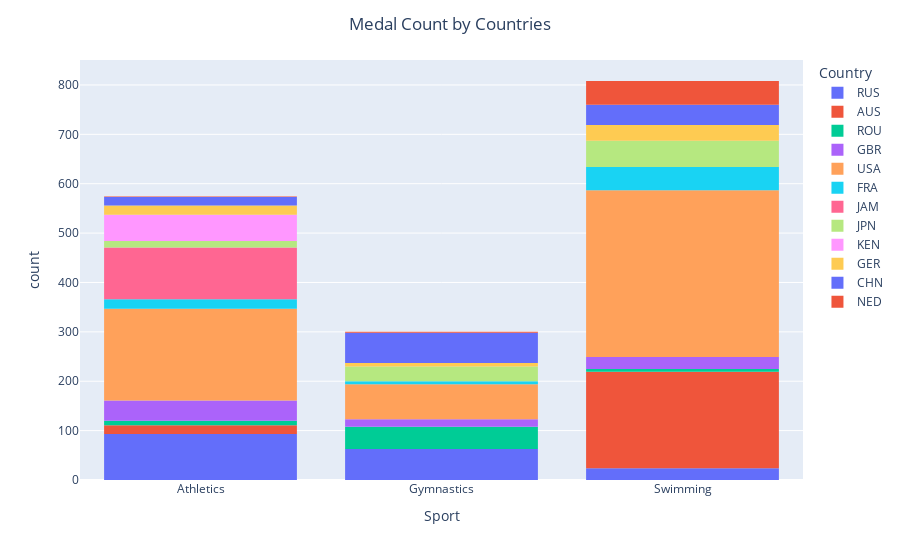

Here is the notebook cell this chart was saved with:
### Code cell
fig = px.histogram(sport_medal, sport_medal['Sport'], color = 'Country').update_yaxes(categoryorder='total descending')
fig.update_layout(title="Medal Count by Countries", title_x = .5)

### Figure 1 — Plotly figure (JSON) as saved in the notebook; plotly's stock layout.template omitted (floating-point values rounded to 4 significant figures; data arrays with more than 128 entries replaced by an {"elided": "..."} marker saying what was removed)
{"data": [{"alignmentgroup": "True", "bingroup": "x", "hovertemplate": "Country=RUS<br>Sport=%{x}<br>count=%{y}<extra></extra>", "legendgroup": "RUS", "marker": {"color": "#636efa", "pattern": {"shape": ""}}, "name": "RUS", "offsetgroup": "RUS", "orientation": "v", "showlegend": true, "type": "histogram", "x": {"elided": "180 str values"}, "xaxis": "x", "yaxis": "y"}, {"alignmentgroup": "True", "bingroup": "x", "hovertemplate": "Country=AUS<br>Sport=%{x}<br>count=%{y}<extra></extra>", "legendgroup": "AUS", "marker": {"color": "#EF553B", "pattern": {"shape": ""}}, "name": "AUS", "offsetgroup": "AUS", "orientation": "v", "showlegend": true, "type": "histogram", "x": {"elided": "213 str values"}, "xaxis": "x", "yaxis": "y"}, {"alignmentgroup": "True", "bingroup": "x", "hovertemplate": "Country=ROU<br>Sport=%{x}<br>count=%{y}<extra></extra>", "legendgroup": "ROU", "marker": {"color": "#00cc96", "pattern": {"shape": ""}}, "name": "ROU", "offsetgroup": "ROU", "orientation": "v", "showlegend": true, "type": "histogram", "x": ["Gymnastics", "Gymnastics", "Gymnastics", "Gymnastics", "Gymnastics", "Athletics", "Gymnastics", "Gymnastics", "Gymnastics", "Athletics", "Swimming", "Swimming", "Athletics", "Gymnastics", "Gymnastics", "Gymnastics", "Gymnastics", "Gymnastics", "Gymnastics", "Swimming", "Gymnastics", "Gymnastics", "Gymnastics", "Gymnastics", "Gymnastics", "Gymnastics", "Gymnastics", "Swimming", "Swimming", "Athletics", "Gymnastics", "Gymnastics", "Gymnastics", "Athletics", "Gymnastics", "Gymnastics", "Gymnastics", "Gymnastics", "Gymnastics", "Gymnastics", "Swimming", "Gymnastics", "Gymnastics", "Gymnastics", "Gymnastics", "Gymnastics", "Gymnastics", "Gymnastics", "Athletics", "Gymnastics", "Gymnastics", "Gymnastics", "Gymnastics", "Athletics", "Athletics", "Gymnastics", "Athletics", "Gymnastics", "Gymnastics", "Gymnastics"], "xaxis": "x", "yaxis": "y"}, {"alignmentgroup": "True", "bingroup": "x", "hovertemplate": "Country=GBR<br>Sport=%{x}<br>count=%{y}<extra></extra>", "legendgroup": "GBR", "marker": {"color": "#ab63fa", "pattern": {"shape": ""}}, "name": "GBR", "offsetgroup": "GBR", "orientation": "v", "showlegend": true, "type": "histogram", "x": ["Swimming", "Swimming", "Swimming", "Swimming", "Athletics", "Athletics", "Athletics", "Athletics", "Athletics", "Swimming", "Swimming", "Athletics", "Athletics", "Swimming", "Swimming", "Athletics", "Athletics", "Athletics", "Athletics", "Athletics", "Athletics", "Athletics", "Athletics", "Athletics", "Athletics", "Athletics", "Swimming", "Swimming", "Athletics", "Athletics", "Athletics", "Athletics", "Athletics", "Athletics", "Swimming", "Swimming", "Athletics", "Athletics", "Athletics", "Athletics", "Athletics", "Swimming", "Athletics", "Swimming", "Athletics", "Athletics", "Athletics", "Gymnastics", "Athletics", "Swimming", "Swimming", "Swimming", "Swimming", "Swimming", "Athletics", "Gymnastics", "Swimming", "Athletics", "Athletics", "Athletics", "Swimming", "Swimming", "Gymnastics", "Gymnastics", "Gymnastics", "Gymnastics", "Athletics", "Athletics", "Gymnastics", "Gymnastics", "Athletics", "Gymnastics", "Swimming", "Swimming", "Gymnastics", "Gymnastics", "Gymnastics", "Gymnastics", "Gymnastics", "Gymnastics"], "xaxis": "x", "yaxis": "y"}, {"alignmentgroup": "True", "bingroup": "x", "hovertemplate": "Country=USA<br>Sport=%{x}<br>count=%{y}<extra></extra>", "legendgroup": "USA", "marker": {"color": "#FFA15A", "pattern": {"shape": ""}}, "name": "USA", "offsetgroup": "USA", "orientation": "v", "showlegend": true, "type": "histogram", "x": {"elided": "595 str values"}, "xaxis": "x", "yaxis": "y"}, {"alignmentgroup": "True", "bingroup": "x", "hovertemplate": "Country=FRA<br>Sport=%{x}<br>count=%{y}<extra></extra>", "legendgroup": "FRA", "marker": {"color": "#19d3f3", "pattern": {"shape": ""}}, "name": "FRA", "offsetgroup": "FRA", "orientation": "v", "showlegend": true, "type": "histogram", "x": ["Swimming", "Swimming", "Swimming", "Athletics", "Athletics", "Swimming", "Athletics", "Swimming", "Swimming", "Swimming", "Swimming", "Swimming", "Gymnastics", "Swimming", "Gymnastics", "Swimming", "Swimming", "Swimming", "Swimming", "Swimming", "Athletics", "Swimming", "Swimming", "Swimming", "Swimming", "Athletics", "Athletics", "Athletics", "Athletics", "Swimming", "Gymnastics", "Swimming", "Swimming", "Athletics", "Athletics", "Swimming", "Swimming", "Swimming", "Swimming", "Swimming", "Swimming", "Swimming", "Swimming", "Swimming", "Swimming", "Swimming", "Swimming", "Athletics", "Swimming", "Athletics", "Athletics", "Athletics", "Athletics", "Swimming", "Swimming", "Swimming", "Swimming", "Swimming", "Swimming", "Swimming", "Swimming", "Athletics", "Athletics", "Gymnastics", "Athletics", "Gymnastics", "Swimming", "Swimming", "Swimming", "Swimming", "Gymnastics", "Athletics"], "xaxis": "x", "yaxis": "y"}, {"alignmentgroup": "True", "bingroup": "x", "hovertemplate": "Country=JAM<br>Sport=%{x}<br>count=%{y}<extra></extra>", "legendgroup": "JAM", "marker": {"color": "#FF6692", "pattern": {"shape": ""}}, "name": "JAM", "offsetgroup": "JAM", "orientation": "v", "showlegend": true, "type": "histogram", "x": ["Athletics", "Athletics", "Athletics", "Athletics", "Athletics", "Athletics", "Athletics", "Athletics", "Athletics", "Athletics", "Athletics", "Athletics", "Athletics", "Athletics", "Athletics", "Athletics", "Athletics", "Athletics", "Athletics", "Athletics", "Athletics", "Athletics", "Athletics", "Athletics", "Athletics", "Athletics", "Athletics", "Athletics", "Athletics", "Athletics", "Athletics", "Athletics", "Athletics", "Athletics", "Athletics", "Athletics", "Athletics", "Athletics", "Athletics", "Athletics", "Athletics", "Athletics", "Athletics", "Athletics", "Athletics", "Athletics", "Athletics", "Athletics", "Athletics", "Athletics", "Athletics", "Athletics", "Athletics", "Athletics", "Athletics", "Athletics", "Athletics", "Athletics", "Athletics", "Athletics", "Athletics", "Athletics", "Athletics", "Athletics", "Athletics", "Athletics", "Athletics", "Athletics", "Athletics", "Athletics", "Athletics", "Athletics", "Athletics", "Athletics", "Athletics", "Athletics", "Athletics", "Athletics", "Athletics", "Athletics", "Athletics", "Athletics", "Athletics", "Athletics", "Athletics", "Athletics", "Athletics", "Athletics", "Athletics", "Athletics", "Athletics", "Athletics", "Athletics", "Athletics", "Athletics", "Athletics", "Athletics", "Athletics", "Athletics", "Athletics", "Athletics", "Athletics", "Athletics", "Athletics", "Athletics"], "xaxis": "x", "yaxis": "y"}, {"alignmentgroup": "True", "bingroup": "x", "hovertemplate": "Country=JPN<br>Sport=%{x}<br>count=%{y}<extra></extra>", "legendgroup": "JPN", "marker": {"color": "#B6E880", "pattern": {"shape": ""}}, "name": "JPN", "offsetgroup": "JPN", "orientation": "v", "showlegend": true, "type": "histogram", "x": ["Athletics", "Athletics", "Athletics", "Swimming", "Swimming", "Swimming", "Swimming", "Swimming", "Swimming", "Swimming", "Swimming", "Swimming", "Athletics", "Swimming", "Swimming", "Swimming", "Swimming", "Gymnastics", "Gymnastics", "Gymnastics", "Gymnastics", "Gymnastics", "Swimming", "Athletics", "Swimming", "Swimming", "Swimming", "Swimming", "Swimming", "Swimming", "Swimming", "Swimming", "Swimming", "Swimming", "Swimming", "Swimming", "Swimming", "Swimming", "Gymnastics", "Swimming", "Swimming", "Athletics", "Athletics", "Swimming", "Swimming", "Swimming", "Swimming", "Swimming", "Gymnastics", "Swimming", "Gymnastics", "Athletics", "Gymnastics", "Swimming", "Swimming", "Swimming", "Gymnastics", "Swimming", "Swimming", "Swimming", "Gymnastics", "Gymnastics", "Athletics", "Swimming", "Swimming", "Swimming", "Swimming", "Athletics", "Athletics", "Gymnastics", "Swimming", "Gymnastics", "Gymnastics", "Swimming", "Swimming", "Swimming", "Gymnastics", "Gymnastics", "Gymnastics", "Athletics", "Gymnastics", "Gymnastics", "Gymnastics", "Gymnastics", "Gymnastics", "Gymnastics", "Gymnastics", "Gymnastics", "Swimming", "Athletics", "Swimming", "Swimming", "Gymnastics", "Gymnastics", "Gymnastics", "Gymnastics"], "xaxis": "x", "yaxis": "y"}, {"alignmentgroup": "True", "bingroup": "x", "hovertemplate": "Country=KEN<br>Sport=%{x}<br>count=%{y}<extra></extra>", "legendgroup": "KEN", "marker": {"color": "#FF97FF", "pattern": {"shape": ""}}, "name": "KEN", "offsetgroup": "KEN", "orientation": "v", "showlegend": true, "type": "histogram", "x": ["Athletics", "Athletics", "Athletics", "Athletics", "Athletics", "Athletics", "Athletics", "Athletics", "Athletics", "Athletics", "Athletics", "Athletics", "Athletics", "Athletics", "Athletics", "Athletics", "Athletics", "Athletics", "Athletics", "Athletics", "Athletics", "Athletics", "Athletics", "Athletics", "Athletics", "Athletics", "Athletics", "Athletics", "Athletics", "Athletics", "Athletics", "Athletics", "Athletics", "Athletics", "Athletics", "Athletics", "Athletics", "Athletics", "Athletics", "Athletics", "Athletics", "Athletics", "Athletics", "Athletics", "Athletics", "Athletics", "Athletics", "Athletics", "Athletics", "Athletics", "Athletics", "Athletics", "Athletics"], "xaxis": "x", "yaxis": "y"}, {"alignmentgroup": "True", "bingroup": "x", "hovertemplate": "Country=GER<br>Sport=%{x}<br>count=%{y}<extra></extra>", "legendgroup": "GER", "marker": {"color": "#FECB52", "pattern": {"shape": ""}}, "name": "GER", "offsetgroup": "GER", "orientation": "v", "showlegend": true, "type": "histogram", "x": ["Swimming", "Swimming", "Swimming", "Swimming", "Gymnastics", "Swimming", "Swimming", "Athletics", "Swimming", "Swimming", "Swimming", "Swimming", "Gymnastics", "Gymnastics", "Gymnastics", "Swimming", "Swimming", "Athletics", "Athletics", "Athletics", "Athletics", "Athletics", "Swimming", "Athletics", "Swimming", "Swimming", "Athletics", "Swimming", "Swimming", "Swimming", "Athletics", "Athletics", "Gymnastics", "Gymnastics", "Athletics", "Athletics", "Athletics", "Swimming", "Swimming", "Athletics", "Athletics", "Swimming", "Swimming", "Gymnastics", "Athletics", "Athletics", "Swimming", "Athletics", "Swimming", "Swimming", "Swimming", "Swimming", "Athletics", "Swimming", "Swimming", "Swimming", "Swimming", "Swimming"], "xaxis": "x", "yaxis": "y"}, {"alignmentgroup": "True", "bingroup": "x", "hovertemplate": "Country=CHN<br>Sport=%{x}<br>count=%{y}<extra></extra>", "legendgroup": "CHN", "marker": {"color": "#636efa", "pattern": {"shape": ""}}, "name": "CHN", "offsetgroup": "CHN", "orientation": "v", "showlegend": true, "type": "histogram", "x": ["Athletics", "Athletics", "Gymnastics", "Gymnastics", "Gymnastics", "Gymnastics", "Gymnastics", "Gymnastics", "Gymnastics", "Swimming", "Gymnastics", "Gymnastics", "Gymnastics", "Athletics", "Gymnastics", "Gymnastics", "Gymnastics", "Swimming", "Athletics", "Gymnastics", "Swimming", "Gymnastics", "Gymnastics", "Gymnastics", "Gymnastics", "Gymnastics", "Swimming", "Gymnastics", "Swimming", "Swimming", "Swimming", "Gymnastics", "Gymnastics", "Gymnastics", "Gymnastics", "Gymnastics", "Gymnastics", "Swimming", "Athletics", "Swimming", "Gymnastics", "Gymnastics", "Athletics", "Athletics", "Gymnastics", "Gymnastics", "Gymnastics", "Swimming", "Athletics", "Swimming", "Swimming", "Swimming", "Gymnastics", "Swimming", "Swimming", "Swimming", "Swimming", "Athletics", "Gymnastics", "Swimming", "Athletics", "Gymnastics", "Swimming", "Swimming", "Swimming", "Swimming", "Swimming", "Swimming", "Swimming", "Gymnastics", "Swimming", "Swimming", "Swimming", "Gymnastics", "Athletics", "Swimming", "Gymnastics", "Athletics", "Athletics", "Gymnastics", "Gymnastics", "Gymnastics", "Gymnastics", "Athletics", "Swimming", "Swimming", "Swimming", "Gymnastics", "Gymnastics", "Gymnastics", "Gymnastics", "Gymnastics", "Gymnastics", "Gymnastics", "Gymnastics", "Swimming", "Swimming", "Gymnastics", "Swimming", "Swimming", "Gymnastics", "Gymnastics", "Gymnastics", "Swimming", "Gymnastics", "Athletics", "Athletics", "Swimming", "Gymnastics", "Athletics", "Swimming", "Swimming", "Swimming", "Gymnastics", "Gymnastics", "Gymnastics", "Gymnastics", "Gymnastics", "Gymnastics"], "xaxis": "x", "yaxis": "y"}, {"alignmentgroup": "True", "bingroup": "x", "hovertemplate": "Country=NED<br>Sport=%{x}<br>count=%{y}<extra></extra>", "legendgroup": "NED", "marker": {"color": "#EF553B", "pattern": {"shape": ""}}, "name": "NED", "offsetgroup": "NED", "orientation": "v", "showlegend": true, "type": "histogram", "x": ["Swimming", "Swimming", "Swimming", "Swimming", "Swimming", "Swimming", "Swimming", "Swimming", "Swimming", "Swimming", "Swimming", "Swimming", "Swimming", "Swimming", "Swimming", "Swimming", "Swimming", "Swimming", "Swimming", "Swimming", "Swimming", "Swimming", "Swimming", "Athletics", "Swimming", "Swimming", "Swimming", "Swimming", "Swimming", "Swimming", "Swimming", "Swimming", "Swimming", "Swimming", "Swimming", "Swimming", "Swimming", "Swimming", "Swimming", "Swimming", "Swimming", "Swimming", "Swimming", "Swimming", "Swimming", "Gymnastics", "Swimming", "Swimming", "Gymnastics", "Swimming", "Swimming"], "xaxis": "x", "yaxis": "y"}], "layout": {"barmode": "relative", "legend": {"title": {"text": "Country"}, "tracegroupgap": 0}, "margin": {"t": 60}, "title": {"text": "Medal Count by Countries", "x": 0.5}, "xaxis": {"anchor": "y", "domain": [0, 1], "title": {"text": "Sport"}}, "yaxis": {"anchor": "x", "categoryorder": "total descending", "domain": [0, 1], "title": {"text": "count"}}}}
